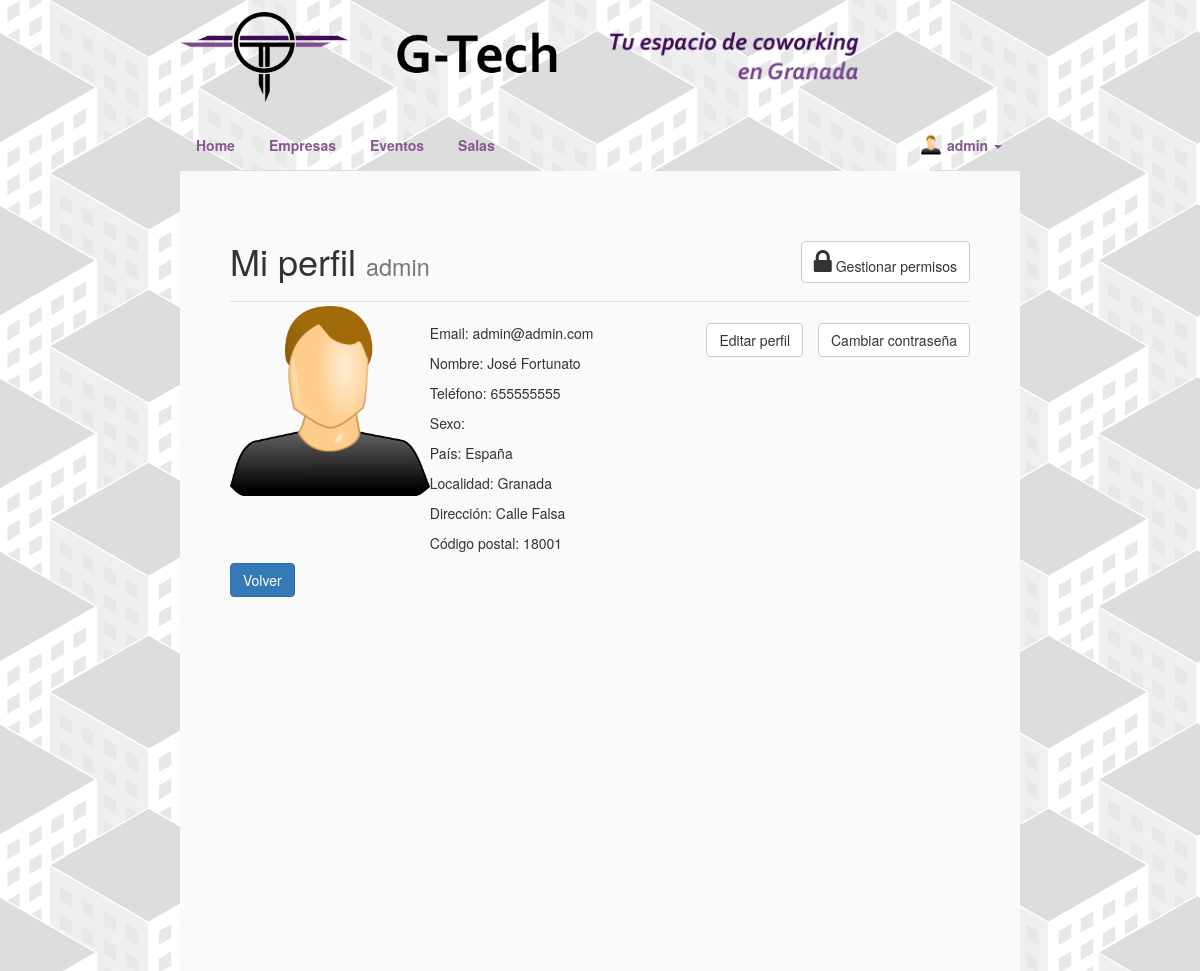
/G-Tech/miCuenta.php (signed in), run on the app's committed database.
### tables this page shows
CREATE TABLE IF NOT EXISTS `usuario` (
  `id` int(11) NOT NULL,
  `login` varchar(45) NOT NULL,
  `pass` varchar(45) NOT NULL,
  `email` varchar(45) NOT NULL,
  `nombre` varchar(45) NOT NULL,
  `telefono` varchar(45) DEFAULT NULL,
  `sexo` varchar(45) DEFAULT NULL,
  `pais` varchar(45) DEFAULT NULL,
  `localidad` varchar(45) DEFAULT NULL,
  `direccion` varchar(45) DEFAULT NULL,
  `codigoPostal` varchar(45) DEFAULT NULL,
  `imagen` varchar(45) NOT NULL
);

### G-Tech/miCuenta.php (the view, shortened to what this page needs)
<?php include 'header.php'; ?>
<section>
<article>
<?php
$conn = dbConnect();
$login = $_SESSION['login'];
$id = $_SESSION['id'];
$sql = "SELECT * FROM Usuario WHERE login = '$login'";
$resultado = mysqli_query($conn, $sql);
$sql2 = "SELECT * FROM Usuario_Permisos WHERE Usuario_Permisos.usuario = '$id';";
$resultado2 = mysqli_query($conn, $sql2);
$permisosAdmin = 0;
while($permisos = mysqli_fetch_assoc($resultado2)){
	if($permisos['permiso']==1){
		$permisosAdmin = 1;
	}
}
while($usuario = mysqli_fetch_assoc($resultado)){
	echo '<div class="miPerfil">';
	echo '<div class="fotoPerfil">';
	echo '<img class="portrait" src="';
	echo $usuario['imagen'];
	echo '">';
	echo '</div>';
	echo '<h1 class="section-header">Mi perfil ';
	echo '<small>';
	echo $usuario['login'];
	echo '</small>';
	if($permisosAdmin==1){
		echo '<a href="gestionUsuarios.php" class="btn btn-default btnGestionarUsuarios"><i class="fa fa-2x fa-lock"></i> Gestionar permisos</a>';
	}
	echo '<hr></hr></h1>';
	echo '<a href="cambiarPass.php" class="btn btn-default btnperfil">Cambiar contraseña</a>';
	echo '<a href="editarPerfil.php" class="btn btn-default btnperfil2">Editar perfil</a>';
	echo '<p class="datosUsuario">Email: ';
	echo $usuario['email'];
	echo '</p>';
	echo '<p class="datosUsuario">Nombre: ';
	echo $usuario['nombre'];
	echo '</p>';
	echo '<p class="datosUsuario">Teléfono: ';
	echo $usuario['telefono'];
	echo '</p>';
	echo '<p class="datosUsuario">Sexo: ';
	echo '</p>';
	echo '<p class="datosUsuario">País: ';
	echo $usuario['pais'];
	echo '</p>';
	echo '<p class="datosUsuario">Localidad: ';
	echo $usuario['localidad'];
	echo '</p>';
	echo '<p class="datosUsuario">Dirección: ';
	echo $usuario['direccion'];
	echo '</p>';
	echo '<p class="datosUsuario">Código postal: ';
	echo $usuario['codigoPostal'];
	echo '</p>';
	echo '</div>';
}
?>
<button type="button" class="btn btn-primary btnVolver" onclick="window.history.back();return false;">Volver</button>
</article>
</section>

### G-Tech/header.php (shortened to what this page needs)
<html lang="es">
<head>
<?php
$conn = dbConnect();
if(isset($_SESSION['id'])){
	$login = $_SESSION['login'];
}
?>
<link href="assets/css/bootstrap.min.css" rel="stylesheet"/>
<link href="assets/css/style.css" rel="stylesheet"/>
<link href="assets/css/animate.css" rel="stylesheet"/>
<link href="assets/css/stacktable.css" rel="stylesheet"/>
<link href="assets/css/bootstrap-datepicker3.min.css" rel="stylesheet"/>
<link rel="stylesheet" href="assets/font-awesome/css/font-awesome.min.css" type="text/css">
</head>
<body id="divPrincipal">
<header>
<div class="header" id="logos">
<a href="index.php"><img id="logo" src="assets/img/logo.png" alt="Inicio"></a>
	<img class="gtech" src="assets/img/header1.png">
	<img class="coworking" src="assets/img/header2.png">
</div>
</header>
<nav class="navbar navbar-default">
  <div class="container-fluid">
    <div class="collapse navbar-collapse" id="bs-example-navbar-collapse-1">
      <ul class="nav navbar-nav nav-tabs">
					<li role="presentation" id="inicio"><a href="index.php">Home</a></li>
					<li role="presentation" id="empresas"><a href="empresas.php">Empresas</a></li>
					<li role="presentation" id="eventos"><a href="eventos.php">Eventos</a></li>
					<li role="presentation" id="salas"><a href="salas.php">Salas</a></li>
			</ul>
				<ul class="nav navbar-nav nav-tabs navbar-right">
					<?php if(!empty($_SESSION['login'])){
						$id = $_SESSION['id'];
						$sql3 = "SELECT Usuario.imagen FROM Usuario WHERE Usuario.id = $id;";
						$resImagen = mysqli_query($conn, $sql3);
						$imagen = mysqli_fetch_assoc($resImagen);
						$fotoHeader = $imagen['imagen'];
						echo '<li class="dropdown">';
	          echo '<a href="#" class="dropdown-toggle" data-toggle="dropdown" role="button" aria-haspopup="true" aria-expanded="false">
							<div class="fotoHeader"><img class="portrait" src="'.$fotoHeader.'"></div>'
							.$login.' <span class="caret"></span></a>';
	          echo '</li>';
					}else{
						echo '<li role="presentation" id="identificar" class="nav-right"><a href="inicioSesion.php">Identifícate</a></li>';
					}
					?>
			</ul>
    </div>
  </div>
</nav>

### G-Tech/assets/css/style.css (style rules this page uses)
#logo { min-width: 150px; width: 20%; }
#logos { margin-bottom: 2%; }
#divPrincipal { display: block; margin: 0 auto; width: 70%; margin-top: 1%; }
html { background-image: url(../img/fondo.png) !important; background-repeat: repeat-x repeat-y !important; }
body { background-color: transparent; }
header { background-color:transparent !important; }
nav { background-color:transparent !important; font-weight: bold; }
.navbar { border: 0 !important; margin: 0 !important; }
.navbar-default .navbar-nav > li > a { color: #86588F !important; }
.navbar-collapse, .navbar-default { border-color: transparent; padding: 0 !important; width: 100%; }
.container-fluid > .navbar-collapse { margin: 0 !important; overflow: hidden; }
.container-fluid { margin: 0 !important; padding: 0 15 0 0 !important; }
section { padding: 50; height: auto; min-height: 800px; background-color: #FAFAFA; }
article { text-align: justify; }
.section-header > hr { border: 0; height: 0; border-top: 1px solid rgba(0, 0, 0, 0.1); border-bottom: 1px solid rgba(255, 255, 255, 0.3); }
.nav-tabs > li > a { color: #86588F !important; }
.gtech { margin-left: 5%; width: 20%; }
.coworking { margin-left: 5%; width: 30%; }
.fotoPerfil { float: left; position: absolute !important; margin-top: 5%; min-width: 200px !important; min-height: 200px !important; overflow: hidden !important; }
.fotoPerfil img { position: absolute !important; left: 50% !important; top: 50% !important; height: 100% !important; width: auto !important; -webkit-transform: translate(-50%,-50%) !important; -ms-transform: translate(-50%,-50%) !important; transform: translate(-50%,-50%) !important; }
.fotoPerfil img.portrait { width: 100% !important; height: auto !important; }
.fotoHeader { float: left; position: absolute !important; margin-left: -30%; width: 20px !important; height: 20px !important; overflow: hidden !important; }
.fotoHeader img { position: absolute !important; left: 50% !important; top: 50% !important; height: 100% !important; width: auto !important; -webkit-transform: translate(-50%,-50%) !important; -ms-transform: translate(-50%,-50%) !important; transform: translate(-50%,-50%) !important; }
.fotoHeader img.portrait { width: 100% !important; height: auto !important; }
.datosUsuario { margin-left: 27%; }
.btnPerfil, .btnPerfil2 { float:right; margin-left: 2%; }
.btnGestionarUsuarios { float:right; }

### data on the page
usuario: imagen (placeholder picture), login "admin", email "admin@admin.com", nombre "José Fortunato", telefono "655555555", pais "España", localidad "Granada", direccion "Calle Falsa", codigoPostal "18001"

### other printed values
$login "admin"
